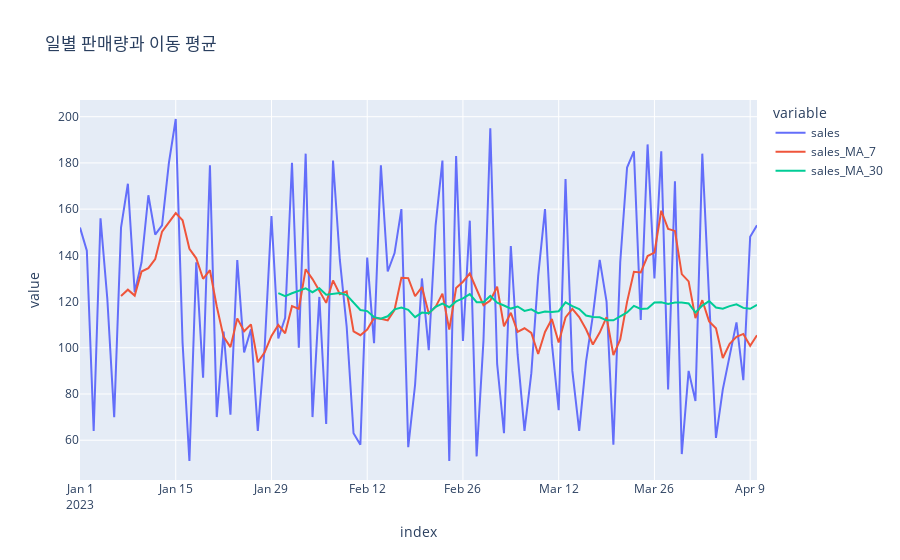

Notebook cell for this chart:
### Code cell
# 위에서 사용한 ts_df 데이터를 계속 사용합니다.

# 7일 이동 평균 계산
ts_df['sales_MA_7'] = ts_df['sales'].rolling(window=7).mean()

# 30일 이동 평균 계산
ts_df['sales_MA_30'] = ts_df['sales'].rolling(window=30).mean()

print(ts_df.head(10)) # 처음 6개는 NaN값이 나옵니다.

# Plotly를 사용하여 원본 데이터와 이동 평균선 시각화
fig = px.line(ts_df, y=['sales', 'sales_MA_7', 'sales_MA_30'], title='일별 판매량과 이동 평균')
fig.show()
